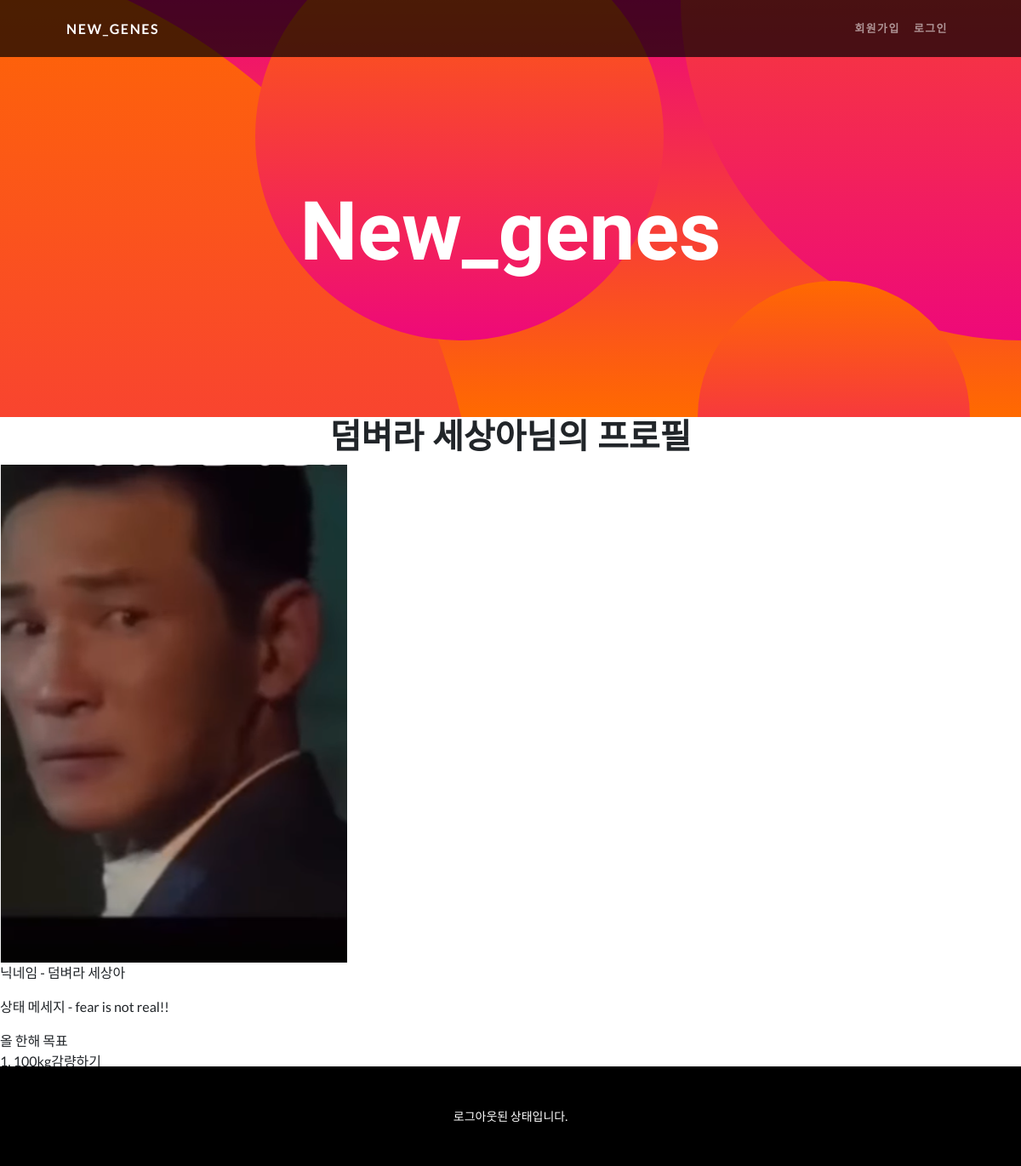
Page /profile/1/ on the committed database.
### Gene/models.py (models this page shows, shortened)
class User(AbstractUser):
    nickname = models.CharField(max_length=20, unique=True, null=True,
                                validators=[validate_no_special_characters])
    intro = models.TextField(null=True)
    profile_picture = models.ImageField(upload_to="profile_pics", default="default_profile_pic.jpg")
    goals = models.TextField(null=True)
    rating_FTO = [
        (1, 'TT'),
        (2, 'TA'),
        (3, 'AA')
    ]
    FTO_gene = models.IntegerField(choices=rating_FTO, default=None, null=True)
    rating_MC4R = [
        (1, 'TT'),
        (2, 'TC'),
        (3, 'CC')
    ]
    MC4R_gene = models.IntegerField(choices=rating_MC4R, default=None, null=True)
    rating_BDNF = [
        (1, 'AA'),
        (2, 'AG'),
        (3, 'GG')
    ]
    BDNF_gene = models.IntegerField(choices=rating_BDNF, default=None, null=True)
    rating_OCA2=[
        (1, 'TT'),
        (2, 'TC'),
        (3, 'CC')
    ]
    OCA2_gene = models.IntegerField(choices=rating_OCA2, null=True, default=None)
    rating_MC1R = [
        (1, 'GG'),
        (2, 'GA'),
        (3, 'AA')
    ]
    MC1R_gene = models.IntegerField(choices=rating_MC1R, null=True, default=None)
    rating_chr20p11_1 = [
        (1, 'GG'),
        (2, 'GA'),
        (3, 'AA')
    ]
    chr20p11_1 = models.IntegerField(choices=rating_chr20p11_1, null=True, default=None)
    rating_chr20p11_2 = [
        (1, 'CC'),
        (2, 'CT'),
        (3, 'TT')
    ]
    chr20p11_2 = models.IntegerField(choices=rating_chr20p11_2, null=True, default=None)
    rating_IL2RA = [
        (1, 'TT'),
        (2, 'TC'),
        (3, 'CC')
    ]
    IL2RA = models.IntegerField(choices=rating_IL2RA, null=True, default=None)
    rating_HLA_DQB1 = [
        (1, 'AA'),
        (2, 'AG'),
        (3, 'GG')
    ]
    HLA_DQB1 = models.IntegerField(choices=rating_HLA_DQB1, null=True, default=None)
    rating_EDAR = [
        (1, 'GG'),
        (2, 'GA'),
        (3, 'AA')
    ]
    EDAR = models.IntegerField(choices=rating_EDAR, null=True, default=None)
    rating_AGER_1 = [
        (1, 'CC'),
        (2, 'CT'),
        (3, 'TT')
    ]
    AGER_1 = models.IntegerField(choices=rating_AGER_1, null=True, default=None)
    rating_AGER_2 = [
        (1, 'GG'),
        (2, 'GA'),
        (3, 'AA')
    ]
    AGER_2 = models.IntegerField(choices=rating_AGER_2, null=True, default=None)
    rating_GCKR = [
        (1, 'CC'),
        (2, 'CT'),
        (3, 'TT')
    ]
    GCKR = models.IntegerField(choices=rating_GCKR, null=True, default=None)
    rating_ANGPTL3 = [
        (1, 'GG'),
        (2, 'GT'),
        (3, 'TT')
    ]
    ANGPTL3 = models.IntegerField(choices=rating_ANGPTL3, null=True, default=None)
    rating_TRIB1 = [
        (1, 'TT'),
        (2, 'TA'),
        (3, 'AA')
    ]
    TRIB1 = models.IntegerField(choices=rating_TRIB1, null=True, default=None)
    rating_HMGCR = [
        (1, 'AA'),
        (2, 'AT'),
        (3, 'TT')
    ]
    HMGCR = models.IntegerField(choices=rating_HMGCR, null=True, default=None)
    rating_ABO = [
        (1, 'CC'),
        (2, 'CA'),
        (3, 'AA')
    ]
    ABO = models.IntegerField(choices=rating_ABO, null=True, default=None)
    rating_LIPG = [
        (1, 'TT'),
        (2, 'TG'),
        (3, 'GG')
    ]
    LIPG = models.IntegerField(choices=rating_LIPG, null=True, default=None)
    rating_DGKB_TMEM195 = [
        (1, 'GG'),
        (2, 'GT'),
        (3, 'TT')
    ]
    DGKB_TMEM195 = models.IntegerField(choices=rating_DGKB_TMEM195, null=True, default=None)
    rating_CDKN2A_2B = [
        (1, 'CC'),
        (2, 'CT'),
        (3, 'TT')
    ]
    CDKN2A_2B = models.IntegerField(choices=rating_CDKN2A_2B, null=True, default=None)
    rating_GCK = [
        (1, 'GG'),
        (2, 'GA'),
        (3, 'AA')
    ]
    GCK = models.IntegerField(choices=rating_GCK, null=True, default=None)
    rating_GLIS3 = [
        (1, 'GG'),
        (2, 'GA'),
        (3, 'AA')
    ]
    GLIS3 = models.IntegerField(choices=rating_GLIS3, null=True, default=None)
    rating_GUCY1A3 = [
        (1, 'AA'),
        (2, 'AC'),
        (3, 'CC')
    ]
    GUCY1A3 = models.IntegerField(choices=rating_GUCY1A3, null=True, default=None)
    rating_ABCA1 = [
        (1, 'CC'),
        (2, 'CT'),
        (3, 'TT')
    ]
    ABCA1 = models.IntegerField(choices=rating_ABCA1, null=True, default=None)
    rating_FGF5 = [
        (1, 'AA'),
        (2, 'AT'),
        (3, 'TT')
    ]
    FGF5 = models.IntegerField(choices=rating_FGF5, null=True, default=None)
    rating_ATP2B1 = [
        (1, 'AA'),
        (2, 'AG'),
        (3, 'GG')
    ]
    ATP2B1 = models.IntegerField(choices=rating_ATP2B1, null=True, default=None)
    rating_NPR3 = [
        (1, 'AA'),
        (2, 'AG'),
        (3, 'GG')
    ]
    NPR3 = models.IntegerField(choices=rating_NPR3, null=True, default=None)
    rating_CYP17A1 = [
        (1, 'GG'),
        (2, 'GA'),
        (3, 'AA')
    ]
    CYP17A1 = models.IntegerField(choices=rating_CYP17A1, null=True, default=None)
    rating_SLC23A1_1 = [
        (1, 'CC'),
        (2, 'CT'),
        (3, 'TT')
    ]
    SLC23A1_1 = models.IntegerField(choices=rating_SLC23A1_1, null=True, default=None)
    rating_SLC23A1_2 = [
        (1, 'AA'),
        (2, 'AG'),
        (3, 'GG')
    ]
    SLC23A1_2 = models.IntegerField(choices=rating_SLC23A1_2, null=True, default=None)
    rating_CYP1A1_CYP1A2 = [
        (1, 'AA'),
        (2, 'AC'),
        (3, 'CC')
    ]
    CYP1A1_CYP1A2 = models.IntegerField(choices=rating_CYP1A1_CYP1A2, null=True, default=None)
    rating_AHR = [
        (1, 'CC'),
        (2, 'CT'),
        (3, 'TT')
    ]
    AHR = models.IntegerField(choices=rating_AHR, null=True, default=None)

### Gene/views.py (the view)
# urls.py: path('profile/<int:user_id>/', views.ProfileReadView.as_view(), name='profile'),
class ProfileReadView(DetailView):
    model = User
    template_name = 'Profile/profile_detail.html'
    pk_url_kwarg = "user_id"
    context_object_name = "profile_user"

### Gene/templates/Profile/profile_detail.html
{% extends 'gene_base/base.html' %}
{% load static %}
{% block content %}
    <h1>{{profile_user.nickname}}님의 프로필</h1>
    <div class="profile_picture">
        <img src={{profile_user.profile_picture.url}}>
    </div>
    <div>
        <p>
            닉네임 - {{profile_user.nickname}}
        </p>
    </div>
    <div class="profile_intro">
        <p class="intro">
            상태 메세지 - {{profile_user.intro}}
        </p>
    </div>
    <div class="profle_goals">
        <p>
            올 한해 목표<br>
            {{profile_user.goals|linebreaksbr}}
        </p>
    </div>
    <div>
        <h2><a href={% url 'profile-update' %}>프로필 수정하기</a></h2>
    </div>
{% endblock content %}

### rows in the picture
User: nickname "덤벼라 세상아", profile_picture (picture), intro "fear is not real!!", goals "1. 100kg감량하기"
